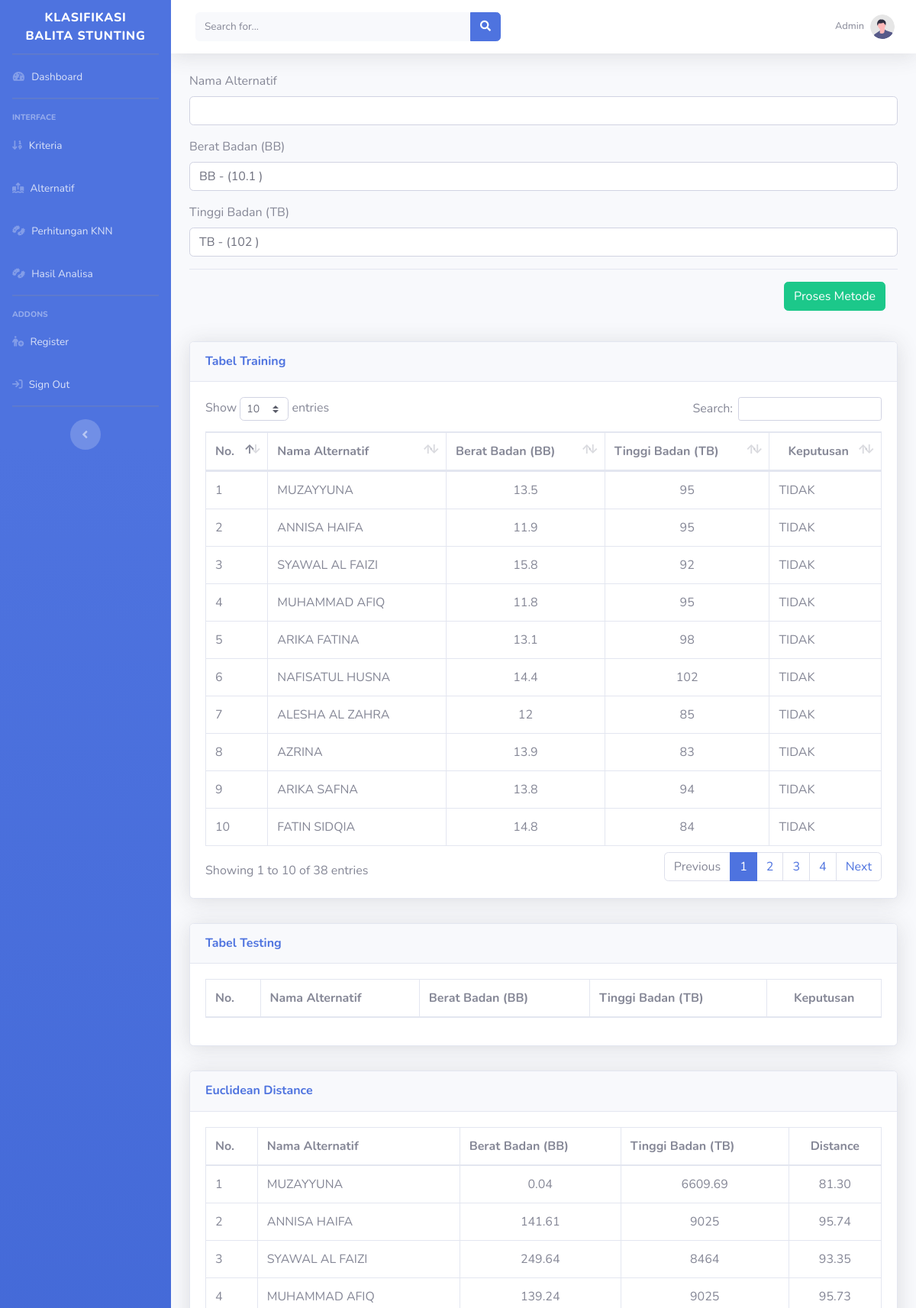
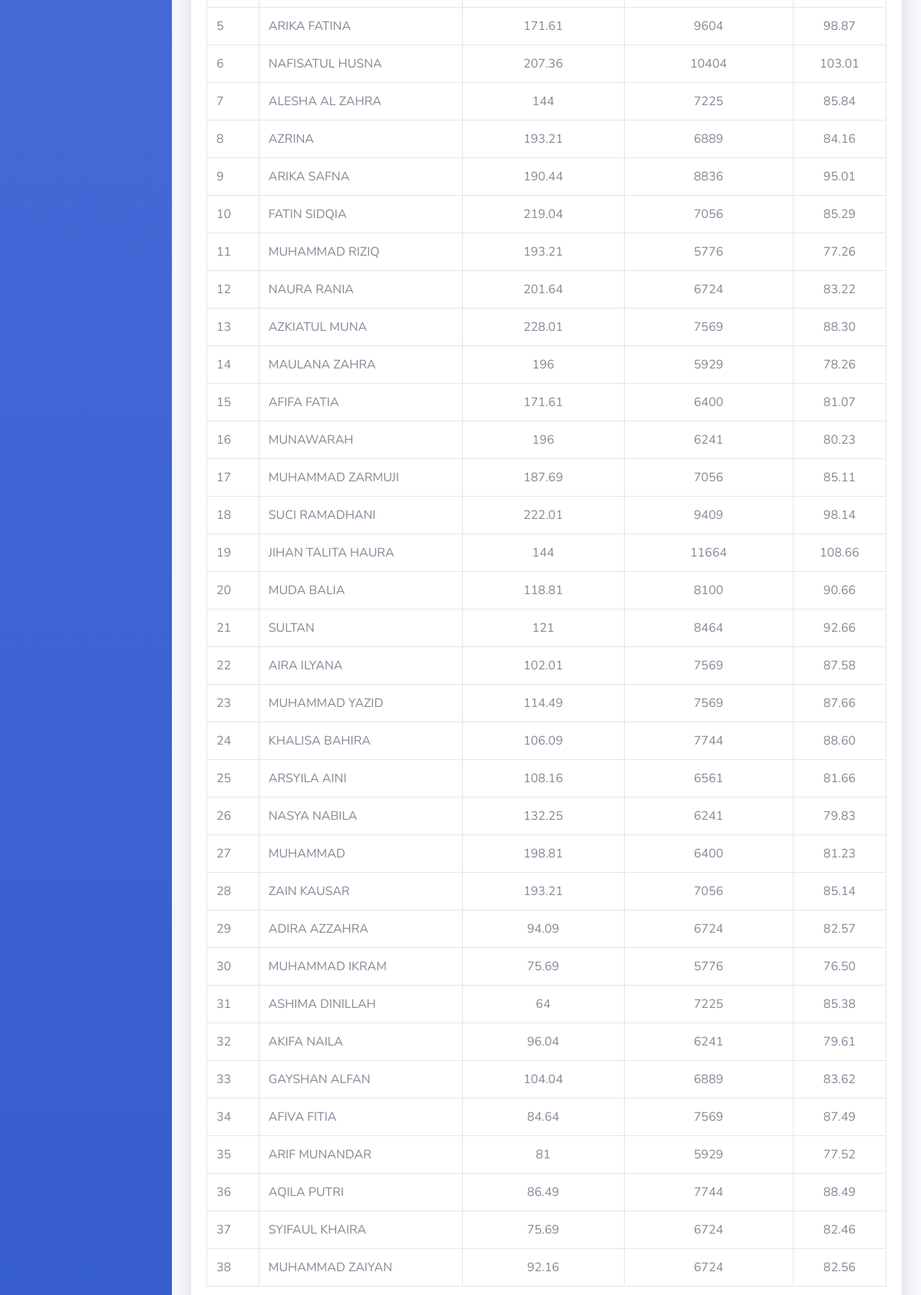
Page /admin/metode.php (signed in, upper part) on the committed database (2 pictures, top to bottom).
### tables this page shows
CREATE TABLE `tb_kriteria` (
  `id_kriteria` varchar(11) NOT NULL,
  `nama_kriteria` varchar(50) NOT NULL,
  `keterangan_kriteria` varchar(255) NOT NULL
);

CREATE TABLE `tb_alternatif` (
  `id_alternatif` varchar(11) NOT NULL,
  `nama_alternatif` varchar(50) NOT NULL,
  `keputusan_training` varchar(50) NOT NULL,
  `distance` double NOT NULL,
  `rangking` int(11) NOT NULL,
  `pilihan` varchar(20) NOT NULL
);

### admin/metode.php (the view, shortened to what this page needs)
<?php
include 'header.php';
?>
<form action="metode.php?aksi=tambah" method="POST" enctype="multipart/form-data">
    <div class="form-group">
        <label for="">Nama Alternatif</label>
        <input type="text" class="form-control" name="nama_alternatif" placeholder="<?=$_GET['nama_alternatif']?>">
    </div>
    <?php
$hasil = mysqli_query($db, "SELECT * FROM tb_kriteria ORDER BY id_kriteria");
while ($baris = mysqli_fetch_array($hasil)) {
    $idK = $baris['id_kriteria'];
    $labelK = $baris['nama_kriteria'];
    echo "<div class='form-group'>
                    <label>" . $labelK . "</label>";
    echo "<select name='" . $idK . "' class='form-control'>";
    $hasil2 = mysqli_query($db, "SELECT * FROM tb_subkriteria WHERE id_kriteria='" . $idK . "' ORDER BY nilai_subkriteria DESC");
    while ($baris2 = mysqli_fetch_array($hasil2)) {
        echo "<option selected value='" . $baris2['nilai_subkriteria'] . "'>" . $baris2['nama_subkriteria'] . " - (" . $baris2['nilai_subkriteria'] . ")</option>";
    }
    echo "</select> </div>";
}
?>
    <div class="modal-footer">
        <input type="submit" class="btn btn-success" name="proses" value="Proses Metode">
    </div>
</form>
<br>
<div class='card shadow mb-2'>
    <div class='card-header py-3'>
        <h6 class='m-0 font-weight-bold text-primary'>Tabel Training</h6>
    </div>
    <div class='card-body'>
        <div class='table-responsive'>
            <table class='table table-bordered' id='dataTable' width='100%' cellspacing='0'>
                <thead>
                    <tr>
                        <th>No.</th>
                        <th>Nama Alternatif</th>
                        <?php
$data = mysqli_query($db, "SELECT * FROM tb_kriteria ORDER BY id_kriteria ASC");
while ($a = mysqli_fetch_array($data)) {
    echo "<th>$a[nama_kriteria]</th>";
}
?>
                        <th class="text-center">Keputusan</th>
                </thead>
                <tbody>
                    <?php
$data = mysqli_query($db, "SELECT * FROM tb_alternatif ORDER BY id_alternatif ASC");
$no = 1;
while ($a = mysqli_fetch_array($data)) {
    $nomor = $no++;
    $id = $a['id_alternatif'];
    $nama = $a['nama_alternatif'];
    echo "<tr>
                                        <td>$nomor</td>";
    echo "<td>$nama</td>";
    $query1 = mysqli_query($db, "SELECT a.nilai_subkriteria AS sub FROM tb_subkriteria a INNER JOIN tb_training b ON a.id_subkriteria = b.id_subkriteria WHERE b.id_alternatif='" . $id . "' ORDER BY b.id_kriteria");
    while ($result1 = mysqli_fetch_array($query1)) {
        echo "<td class='text-center'>$result1[sub]</td>";
    }
    ?>
                    <td><?=$a['keputusan_training']?></td>
                    </tr>
                    <?php }?>
                </tbody>
            </table>
        </div>
    </div>
</div>
<br>
<div class='card shadow mb-2'>
    <div class='card-header py-3'>
        <h6 class='m-0 font-weight-bold text-primary'>Tabel Testing</h6>
    </div>
    <div class='card-body'>
        <div class='table-responsive'>
            <table class='table table-bordered' id='dataTable' width='100%' cellspacing='0'>
                <thead>
                    <tr>
                        <th>No.</th>
                        <th>Nama Alternatif</th>
                        <?php
$data = mysqli_query($db, "SELECT * FROM tb_kriteria ORDER BY id_kriteria ASC");
while ($a = mysqli_fetch_array($data)) {
    echo "<th>$a[nama_kriteria]</th>";
}
?>
                        <th class="text-center">Keputusan</th>
                </thead>
            </table>
        </div>
    </div>
</div>
<br>
<div class='card shadow mb-2'>
    <div class='card-header py-3'>
        <h6 class='m-0 font-weight-bold text-primary'>Euclidean Distance</h6>
    </div>
    <div class='card-body'>
        <div class='table-responsive'>
            <table class='table table-bordered' id='dataTable' width='100%' cellspacing='0'>
                <thead>
                    <tr>
                        <th>No.</th>
                        <th>Nama Alternatif</th>
                        <?php
$data = mysqli_query($db, "SELECT * FROM tb_kriteria ORDER BY id_kriteria ASC");
while ($a = mysqli_fetch_array($data)) {
    echo "<th>$a[nama_kriteria]</th>";
}
?>
                        <th class="text-center">Distance</th>
                </thead>
                <tbody>
                    <?php
$data = mysqli_query($db, "SELECT * FROM tb_alternatif ORDER BY id_alternatif ASC");
$no = 1;
while ($a = mysqli_fetch_array($data)) {
    $sum = 0.0;
    $nomor = $no++;
    $id = $a['id_alternatif'];
    $nama = $a['nama_alternatif'];
    echo "<tr>
    <td>$nomor</td>";
    echo "<td>$nama</td>";
    $query1 = mysqli_query($db, "SELECT a.nilai_subkriteria AS subtraining FROM tb_subkriteria a INNER JOIN tb_training b ON a.id_subkriteria = b.id_subkriteria WHERE b.id_alternatif='" . $id . "' ORDER BY b.id_kriteria");
    while ($result1 = mysqli_fetch_array($query1)) {
        $val1 = $result1['subtraining'];
        $query2 = mysqli_query($db, "SELECT nilai_testing AS subtesting FROM tb_testing WHERE id_alternatif='" . $id . "' ORDER BY id_kriteria");
        $result2 = mysqli_fetch_array($query2);
        $val2 = $result2['subtesting'];
        $val = pow(($val2 - $val1), 2);
        $sum += ($val);
        $akr = sqrt($sum);
        $akar = number_format($akr, 2);
        echo "<td class='text-center'>$val</td>";
    }
    echo "<td class='text-center'>$akar</td>";
    mysqli_query($db, "UPDATE tb_alternatif SET distance='$akr' WHERE id_alternatif='$a[id_alternatif]'");
    ?>
                    </tr>
                    <?php }?>
                </tbody>
            </table>
        </div>
    </div>
</div>
<br>
<br>
<br>
<br>
<?php
include 'footer.php';
?>

### rows in the picture
tb_kriteria: nama_kriteria "Berat Badan (BB)"
tb_kriteria: nama_kriteria "Tinggi Badan (TB)"
tb_alternatif: nomor "1", nama_alternatif "MUZAYYUNA", result1 "13.5", result1 "95", keputusan_training "TIDAK", val "0.04", val "6609.69", akar "81.30"
tb_alternatif: nomor "2", nama_alternatif "ANNISA HAIFA", result1 "11.9", result1 "95", keputusan_training "TIDAK", val "141.61", val "9025", akar "95.74"
tb_alternatif: nomor "3", nama_alternatif "SYAWAL AL FAIZI", result1 "15.8", result1 "92", keputusan_training "TIDAK", val "249.64", val "8464", akar "93.35"
tb_alternatif: nomor "4", nama_alternatif "MUHAMMAD AFIQ", result1 "11.8", result1 "95", keputusan_training "TIDAK", val "139.24", val "9025", akar "95.73"
tb_alternatif: nomor "5", nama_alternatif "ARIKA FATINA", result1 "13.1", result1 "98", keputusan_training "TIDAK", val "171.61", val "9604", akar "98.87"
tb_alternatif: nomor "6", nama_alternatif "NAFISATUL HUSNA", result1 "14.4", result1 "102", keputusan_training "TIDAK", val "207.36", val "10404", akar "103.01"
tb_alternatif: nomor "7", nama_alternatif "ALESHA AL ZAHRA", result1 "12", result1 "85", keputusan_training "TIDAK", val "144", val "7225", akar "85.84"
tb_alternatif: nomor "8", nama_alternatif "AZRINA", result1 "13.9", result1 "83", keputusan_training "TIDAK", val "193.21", val "6889", akar "84.16"
tb_alternatif: nomor "9", nama_alternatif "ARIKA SAFNA", result1 "13.8", result1 "94", keputusan_training "TIDAK", val "190.44", val "8836", akar "95.01"
tb_alternatif: nomor "10", nama_alternatif "FATIN SIDQIA", result1 "14.8", result1 "84", keputusan_training "TIDAK", val "219.04", val "7056", akar "85.29"
tb_alternatif: nomor "11", nama_alternatif "MUHAMMAD RIZIQ", val "193.21", val "5776", akar "77.26"
tb_alternatif: nomor "12", nama_alternatif "NAURA RANIA", val "201.64", val "6724", akar "83.22"
tb_alternatif: nomor "13", nama_alternatif "AZKIATUL MUNA", val "228.01", val "7569", akar "88.30"
tb_alternatif: nomor "14", nama_alternatif "MAULANA ZAHRA", val "196", val "5929", akar "78.26"
tb_alternatif: nomor "15", nama_alternatif "AFIFA FATIA", val "171.61", val "6400", akar "81.07"
tb_alternatif: nomor "16", nama_alternatif "MUNAWARAH", val "196", val "6241", akar "80.23"
tb_alternatif: nomor "17", nama_alternatif "MUHAMMAD ZARMUJI", val "187.69", val "7056", akar "85.11"
tb_alternatif: nomor "18", nama_alternatif "SUCI RAMADHANI", val "222.01", val "9409", akar "98.14"
tb_alternatif: nomor "19", nama_alternatif "JIHAN TALITA HAURA", val "144", val "11664", akar "108.66"
tb_alternatif: nomor "20", nama_alternatif "MUDA BALIA", val "118.81", val "8100", akar "90.66"
tb_alternatif: nomor "21", nama_alternatif "SULTAN", val "121", val "8464", akar "92.66"
tb_alternatif: nomor "22", nama_alternatif "AIRA ILYANA", val "102.01", val "7569", akar "87.58"
tb_alternatif: nomor "23", nama_alternatif "MUHAMMAD YAZID", val "114.49", val "7569", akar "87.66"
tb_alternatif: nomor "24", nama_alternatif "KHALISA BAHIRA", val "106.09", val "7744", akar "88.60"
tb_alternatif: nomor "25", nama_alternatif "ARSYILA AINI", val "108.16", val "6561", akar "81.66"
tb_alternatif: nomor "26", nama_alternatif "NASYA NABILA", val "132.25", val "6241", akar "79.83"
tb_alternatif: nomor "27", nama_alternatif "MUHAMMAD", val "198.81", val "6400", akar "81.23"
tb_alternatif: nomor "28", nama_alternatif "ZAIN KAUSAR", val "193.21", val "7056", akar "85.14"
tb_alternatif: nomor "29", nama_alternatif "ADIRA AZZAHRA", val "94.09", val "6724", akar "82.57"
tb_alternatif: nomor "30", nama_alternatif "MUHAMMAD IKRAM", val "75.69", val "5776", akar "76.50"
tb_alternatif: nomor "31", nama_alternatif "ASHIMA DINILLAH", val "64", val "7225", akar "85.38"
tb_alternatif: nomor "32", nama_alternatif "AKIFA NAILA", val "96.04", val "6241", akar "79.61"
tb_alternatif: nomor "33", nama_alternatif "GAYSHAN ALFAN", val "104.04", val "6889", akar "83.62"
tb_alternatif: nomor "34", nama_alternatif "AFIVA FITIA", val "84.64", val "7569", akar "87.49"
tb_alternatif: nomor "35", nama_alternatif "ARIF MUNANDAR", val "81", val "5929", akar "77.52"
tb_alternatif: nomor "36", nama_alternatif "AQILA PUTRI", val "86.49", val "7744", akar "88.49"
tb_alternatif: nomor "37", nama_alternatif "SYIFAUL KHAIRA", val "75.69", val "6724", akar "82.46"
tb_alternatif: nomor "38", nama_alternatif "MUHAMMAD ZAIYAN", val "92.16", val "6724", akar "82.56"

### other values in the picture
form field K01 "BB - (10.1 )"
form field value "TB - (102 )"
